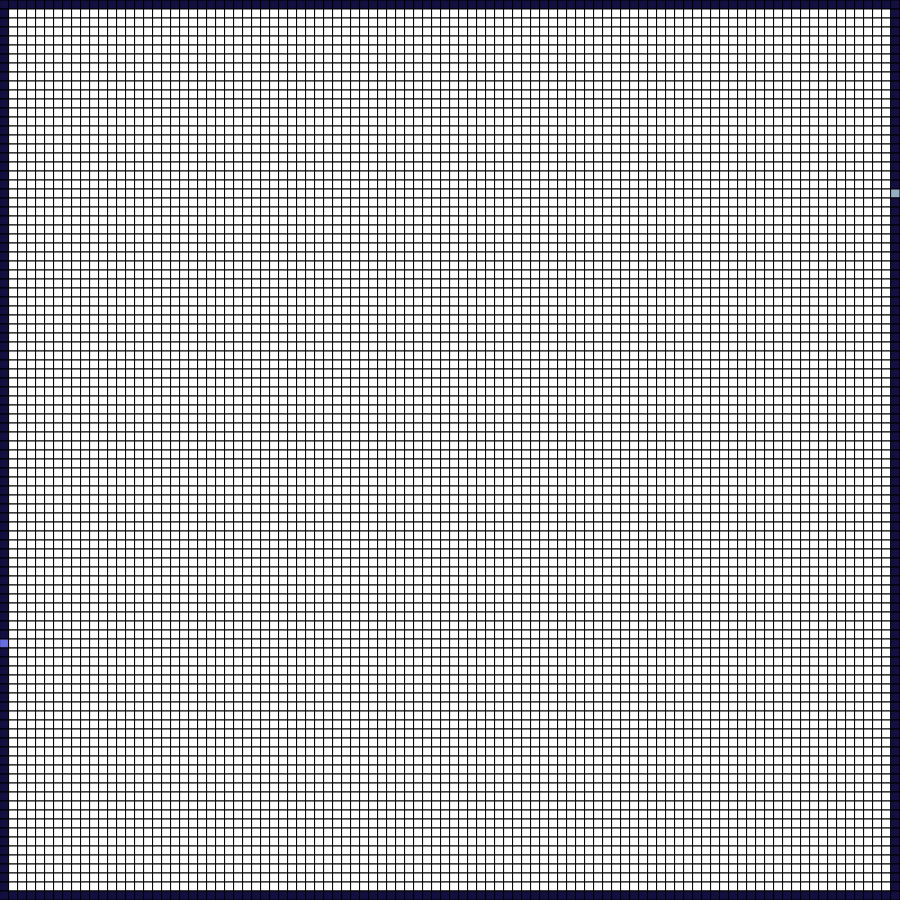
Frame 1 (no input)
Frame 2 (the mouse pressed at the canvas centre, redrawn once): identical to frame 1, image omitted

The p5.js sketch that drew this single still picture (run headless with seeded random() and noise() and a simulated clock; the mouse was pressed at the canvas centre and the sketch redrawn once):

// p5.js sketch
// ── sketch.js
/* https://en.wikipedia.org/wiki/Maze_generation_algorithm */

let rows = 100;
let cols = 100;
let y = 0;
let x = 0;
let nodes;

let startNode;
let endNode;

function setup() {
    /* Canvas */
    createCanvas(900, 900);
    background(0);

    /* size */
    x = floor(width / cols);
    y = floor(height / rows);
    
    /* Create array of nodes */
    nodes = new Array(rows);
    for (let i = 0; i < nodes.length; i++) {
        nodes[i] = new Array(cols);
        for (let j = 0; j < nodes[i].length; j++) {
            nodes[i][j] = new Node(x * i, y * j, y, x);

            /* Set baudrier color */
            if (i == 0 || j == 0 || i == nodes.length -1 || j == nodes[i].length - 1) {
                nodes[i][j].setColor(color(19, 15, 64));
            }
        }
    }

    /* Create start and end nodes */
    /* The random starts at 1 and end before de boundary */
    startNode = nodes[0][floor(random(1, cols))];
    endNode = nodes[cols-1][floor(random(1, rows))];
    startNode.setColor(color(104, 109, 224));
    endNode.setColor(color(149, 175, 192));

    /* Debug porpuses */
    noLoop();
}

function draw() {
    for (let i = 0; i < rows; i++) {
        for (let j = 0; j < cols; j++) {
            nodes[i][j].draw();
        }
    }
}
// ── node.js
class Node {
    constructor(x, y, h, w) {
        this.x = x;
        this.y = y;
        this.h = h;
        this.w = w;
        this.color = 255;
    }

    setColor(color) {
        this.color = color;
    }

    draw() {
        fill(this.color);
        square(this.x, this.y, this.h);
    }
}
